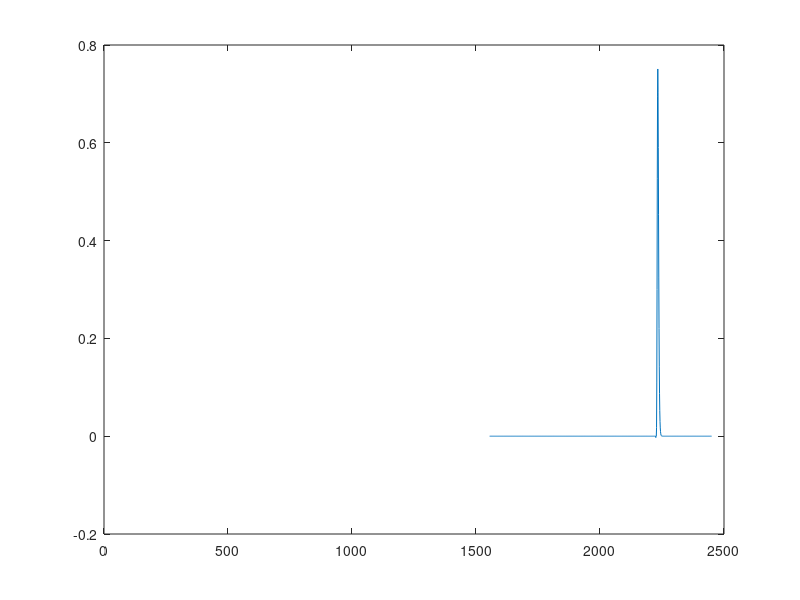

MATLAB code for this plot:

% define time-sampling parameters
Fs = 1000;
global Ts
Ts = 1/Fs;

% how many starting points to discard
burnin = 2000; 

% how many seconds to consider
Nsec = 450/Fs+burnin/Fs; 
time = 0:Ts:(Nsec-Ts);

n = 7;
w = 1*10^-3;
q = 1.0*10^-3;

Nerp = 225;
terp = Nerp/Fs+burnin/Fs;

p = q*((time-terp)/w).^n.*exp(-(time-terp)/w).*[zeros(1,Nerp+burnin-1) ones(1,450+burnin-(Nerp+burnin-1))];

plot(p)
%xlim([terp Nsec])